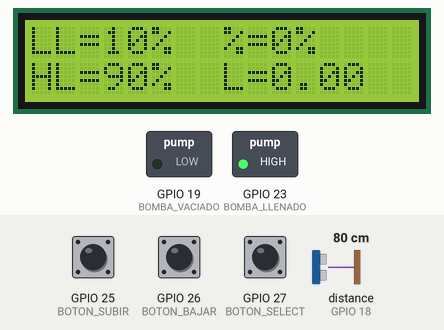
Recording of a program running on a simulated ESP32. Parts: 16×2 character LCD, switched loads named in the program (green lamp = pin HIGH). Wiring (from diagram.json): ultrasonic range finder: trigger GPIO 5; echo GPIO 18. Inputs (shaded band) come from the test bench; at power-on: GPIO 27 (BOTON_SELECT) HIGH, distance to the obstacle (sensor on GPIO 18) 80 cm, GPIO 25 (BOTON_SUBIR) HIGH, GPIO 26 (BOTON_BAJAR) HIGH. The echo pulse lasts 58.3 µs per cm; pins used as bus, display or sensor lines are not drawn.

Above: at 1.7 s.
1.8 s: GPIO 27 (BOTON_SELECT) pulled LOW for 0.25 s
At 3.1 s:
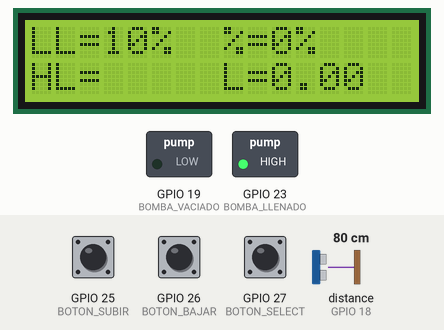
5.0 s: distance to the obstacle (sensor on GPIO 18) set to 6 cm
At 5.9 s:
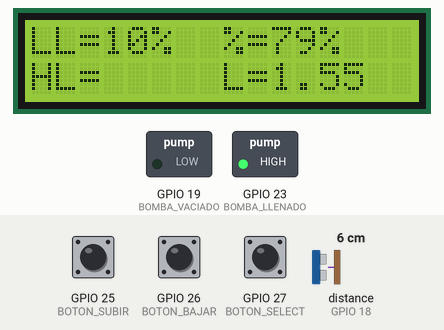
6.8 s: distance to the obstacle (sensor on GPIO 18) set to 3 cm
At 7.9 s:
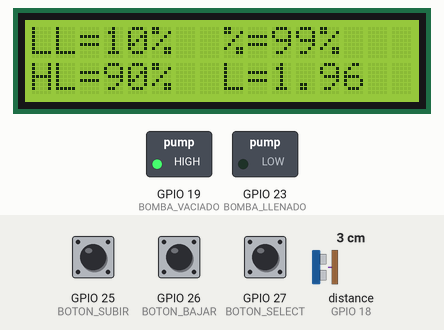
9.8 s: distance to the obstacle (sensor on GPIO 18) set to 15 cm
At 11.3 s:
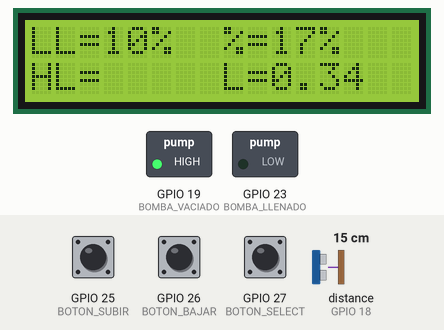
11.6 s: distance to the obstacle (sensor on GPIO 18) set to 18 cm
At 14.5 s:
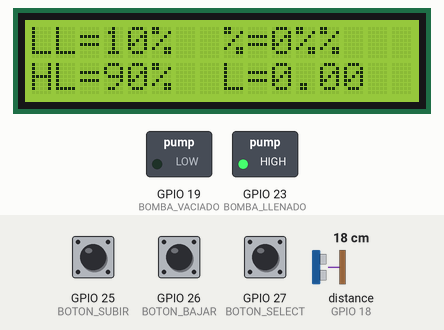
14.6 s: GPIO 27 (BOTON_SELECT) pulled LOW for 1 s
At 15.8 s:
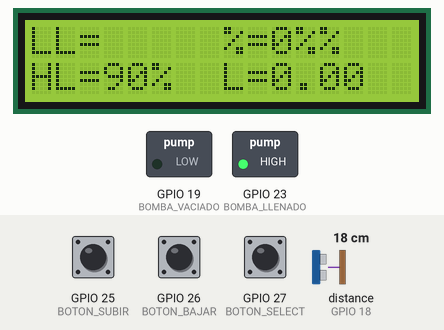
Timing chart, 0 to 17.6 s (numbered marks = the images above; inputs shaded):
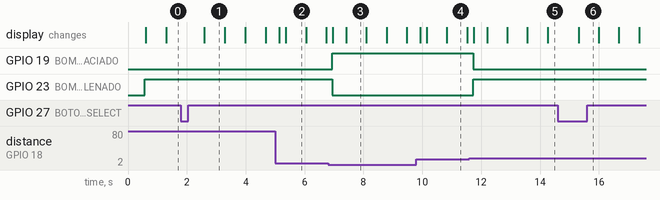

The program:

main.cpp
```cpp
#include <Arduino.h>
#include <Wire.h>
#include <LiquidCrystal_I2C.h>

// =====================================================
// PINES
// =====================================================

#define TRIG 5
#define ECHO 18

// Bombas / LEDs
#define BOMBA_VACIADO 19
#define BOMBA_LLENADO 23

// Botones
#define BOTON_SUBIR 25
#define BOTON_BAJAR 26
#define BOTON_SELECT 27


// =====================================================
// CALIBRACION DEL TANQUE
// =====================================================

// Distancia cuando el tanque está al 100%
#define DISTANCIA_100 3.0

// Distancia cuando el tanque está al 0%
#define DISTANCIA_0 17.5

// Capacidad total del tanque
#define CAPACIDAD_LITROS 1.96


// =====================================================
// LIMITES DEL TANQUE
// =====================================================

int LL = 10;
int HL = 90;


// =====================================================
// LCD
// =====================================================

LiquidCrystal_I2C lcd(0x27, 16, 2);


// =====================================================
// ESTADO DE LAS BOMBAS
// =====================================================

bool llenando = false;
bool vaciando = false;


// =====================================================
// SELECCION DE PARAMETRO
// =====================================================

// true  = estamos modificando LL
// false = estamos modificando HL

bool seleccionLL = true;


// =====================================================
// ESTADOS ANTERIORES DE LOS BOTONES
// =====================================================

bool estadoAnteriorSubir = HIGH;
bool estadoAnteriorBajar = HIGH;
bool estadoAnteriorSelect = HIGH;


// =====================================================
// VARIABLES PARA PARPADEO
// =====================================================

unsigned long tiempoParpadeo = 0;

bool mostrarSeleccion = true;


// =====================================================
// SETUP
// =====================================================

void setup() {

  // ---------------------------------------------------
  // HC-SR04
  // ---------------------------------------------------

  pinMode(TRIG, OUTPUT);
  pinMode(ECHO, INPUT);


  // ---------------------------------------------------
  // BOMBAS / LEDs
  // ---------------------------------------------------

  pinMode(BOMBA_VACIADO, OUTPUT);
  pinMode(BOMBA_LLENADO, OUTPUT);

  digitalWrite(BOMBA_VACIADO, LOW);
  digitalWrite(BOMBA_LLENADO, LOW);


  // ---------------------------------------------------
  // BOTONES
  // ---------------------------------------------------

  pinMode(BOTON_SUBIR, INPUT_PULLUP);
  pinMode(BOTON_BAJAR, INPUT_PULLUP);
  pinMode(BOTON_SELECT, INPUT_PULLUP);


  // ---------------------------------------------------
  // LCD
  // ---------------------------------------------------

  lcd.init();
  lcd.backlight();
  lcd.clear();

  delay(500);
}


// =====================================================
// LOOP
// =====================================================

void loop() {


  // ===================================================
  // 1. LEER BOTONES
  // ===================================================

  bool estadoSubir = digitalRead(BOTON_SUBIR);
  bool estadoBajar = digitalRead(BOTON_BAJAR);
  bool estadoSelect = digitalRead(BOTON_SELECT);


  // ===================================================
  // 2. BOTON SELECT
  // ===================================================

  if (estadoSelect == LOW && estadoAnteriorSelect == HIGH) {

    // Cambiar entre LL y HL
    seleccionLL = !seleccionLL;

    // Reiniciar parpadeo
    mostrarSeleccion = true;
    tiempoParpadeo = millis();

    delay(150);
  }


  // ===================================================
  // 3. BOTON SUBIR
  // ===================================================

  if (estadoSubir == LOW && estadoAnteriorSubir == HIGH) {

    // -----------------------------------------------
    // Estamos modificando LL
    // -----------------------------------------------

    if (seleccionLL) {

      // LL no puede alcanzar HL
      if (LL < HL - 1) {
        LL++;
      }
    }


    // -----------------------------------------------
    // Estamos modificando HL
    // -----------------------------------------------

    else {

      // HL máximo = 100%
      if (HL < 100) {
        HL++;
      }
    }

    delay(150);
  }


  // ===================================================
  // 4. BOTON BAJAR
  // ===================================================

  if (estadoBajar == LOW && estadoAnteriorBajar == HIGH) {

    // -----------------------------------------------
    // Estamos modificando LL
    // -----------------------------------------------

    if (seleccionLL) {

      // LL mínimo = 0%
      if (LL > 0) {
        LL--;
      }
    }


    // -----------------------------------------------
    // Estamos modificando HL
    // -----------------------------------------------

    else {

      // HL no puede llegar a LL
      if (HL > LL + 1) {
        HL--;
      }
    }

    delay(150);
  }


  // ===================================================
  // 5. GUARDAR ESTADOS ANTERIORES
  // ===================================================

  estadoAnteriorSubir = estadoSubir;
  estadoAnteriorBajar = estadoBajar;
  estadoAnteriorSelect = estadoSelect;


  // ===================================================
  // 6. PARPADEO DEL VALOR SELECCIONADO
  // ===================================================

  if (millis() - tiempoParpadeo >= 500) {

    tiempoParpadeo = millis();

    mostrarSeleccion = !mostrarSeleccion;
  }


  // ===================================================
  // 7. GENERAR PULSO DEL HC-SR04
  // ===================================================

  digitalWrite(TRIG, LOW);

  delayMicroseconds(2);

  digitalWrite(TRIG, HIGH);

  delayMicroseconds(10);

  digitalWrite(TRIG, LOW);


  // ===================================================
  // 8. MEDIR ECO
  // ===================================================

  long tiempo = pulseIn(ECHO, HIGH);


  // Si no hay lectura válida
  if (tiempo == 0) {
    return;
  }


  // ===================================================
  // 9. CALCULAR DISTANCIA
  // ===================================================

  float distancia = tiempo * 0.0343 / 2;


  // ===================================================
  // 10. DISTANCIA → PORCENTAJE
  // ===================================================

  float porcentaje =
      (DISTANCIA_0 - distancia) *
      100.0 /
      (DISTANCIA_0 - DISTANCIA_100);


  // ===================================================
  // 11. LIMITAR PORCENTAJE ENTRE 0 Y 100
  // ===================================================

  if (porcentaje < 0) {
    porcentaje = 0;
  }

  if (porcentaje > 100) {
    porcentaje = 100;
  }


  // ===================================================
  // 12. PORCENTAJE → LITROS
  // ===================================================

  float litros =
      (porcentaje / 100.0) *
      CAPACIDAD_LITROS;


  // ===================================================
  // 13. CONTROL AUTOMATICO
  // ===================================================

  // ---------------------------------------------------
  // TANQUE LLENO
  // ---------------------------------------------------

  if (porcentaje >= HL) {

    llenando = false;

    vaciando = true;
  }


  // ---------------------------------------------------
  // TANQUE VACIO
  // ---------------------------------------------------

  if (porcentaje <= LL) {

    vaciando = false;

    llenando = true;
  }


  // ===================================================
  // 14. ACTIVAR BOMBA DE LLENADO
  // ===================================================

  if (llenando) {

    digitalWrite(BOMBA_LLENADO, HIGH);

    digitalWrite(BOMBA_VACIADO, LOW);
  }


  // ===================================================
  // 15. ACTIVAR BOMBA DE VACIADO
  // ===================================================

  if (vaciando) {

    digitalWrite(BOMBA_LLENADO, LOW);

    digitalWrite(BOMBA_VACIADO, HIGH);
  }


  // ===================================================
  // 16. MOSTRAR LL EN LCD
  // ===================================================

  lcd.setCursor(0, 0);

  if (seleccionLL && !mostrarSeleccion) {

    // Ocultar LL durante el parpadeo
    lcd.print("LL=     ");

  } else {

    lcd.print("LL=");
    lcd.print(LL);
    lcd.print("%");
  }


  // ===================================================
  // 17. MOSTRAR PORCENTAJE ACTUAL
  // ===================================================

  lcd.setCursor(8, 0);

  lcd.print("%=");

  lcd.print((int)porcentaje);

  lcd.print("%");


  // ===================================================
  // 18. MOSTRAR HL EN LCD
  // ===================================================

  lcd.setCursor(0, 1);

  if (!seleccionLL && !mostrarSeleccion) {

    // Ocultar HL durante el parpadeo
    lcd.print("HL=     ");

  } else {

    lcd.print("HL=");
    lcd.print(HL);
    lcd.print("%");
  }


  // ===================================================
  // 19. MOSTRAR LITROS
  // ===================================================

  lcd.setCursor(8, 1);

  lcd.print("L=");

  lcd.print(litros, 2);

  lcd.print("  ");


  // ===================================================
  // 20. PEQUEÑA ESPERA
  // ===================================================

  delay(200);
}
```

Measured:
- the behaviour switches between 5 and 4 cm on distance to the obstacle (sensor on GPIO 18) (found by bisection; images 2 and 3)
- the behaviour switches between 16 and 17 cm on distance to the obstacle (sensor on GPIO 18) (found by bisection; images 4 and 5)
- after the input at 1.8 s, the display: changes after 0.80 s (image 1)
- after the input at 5.0 s, the display: first changes after 0.14 s (image 2 shows a later state)
- after the input at 6.8 s, GPIO 19 (BOMBA_VACIADO): LOW → HIGH after 0.14 s; GPIO 23 (BOMBA_LLENADO): HIGH → LOW after 0.14 s; the display: first changes after 0.16 s (image 3 shows a later state)
- after the input at 9.8 s, the display: changes after 0.13 s (image 4)
- after the input at 11.6 s, GPIO 19 (BOMBA_VACIADO): HIGH → LOW after 0.13 s; GPIO 23 (BOMBA_LLENADO): LOW → HIGH after 0.13 s; the display: changes after 0.15 s (image 5)
- after the input at 14.6 s, the display: changes after 0.72 s (image 6)
